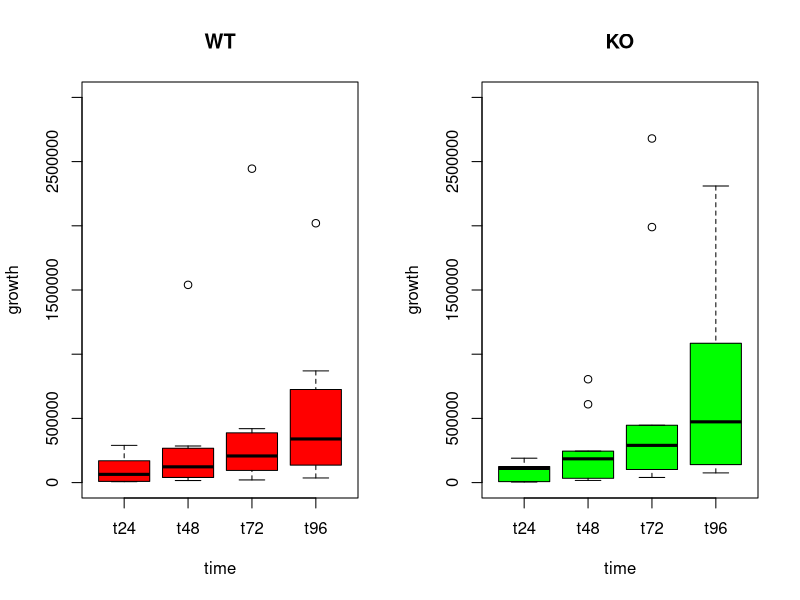
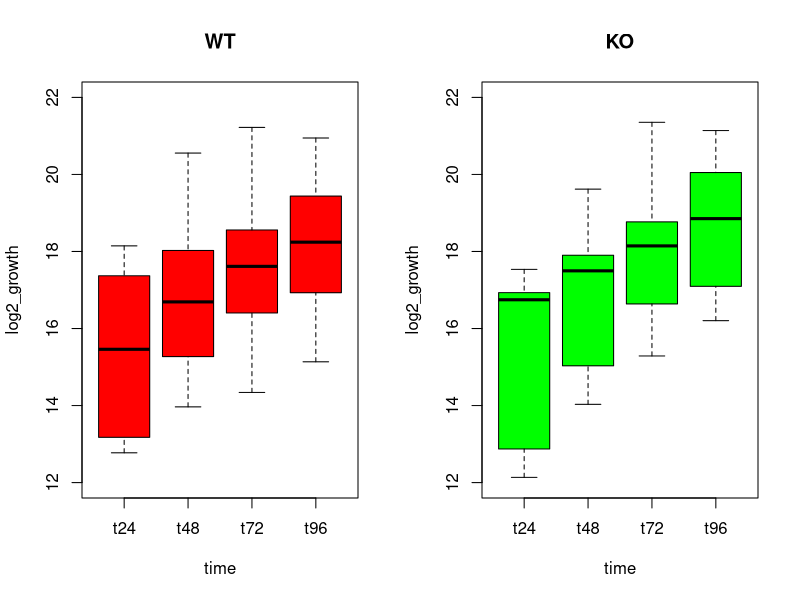
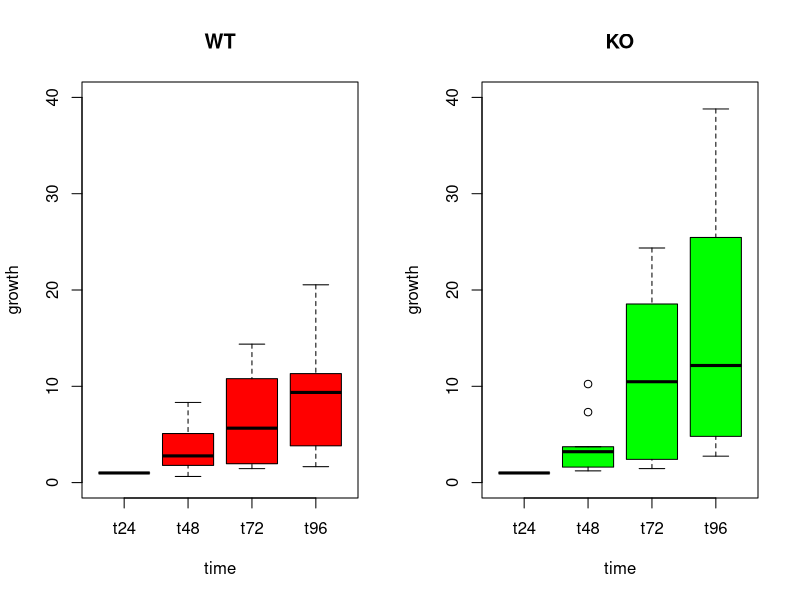

The R source for these figures, in order:
##' # Análisis de la Varianza de Friedman con R 
##' [Francisco García García](http://bioinfo.cipf.es/ "webpage of department") _(2014-12-12)_  
##'
##' 
##' 
##' ----------------------------------------------------------------------------

##' ### 1. Objetivo del estudio  y diseño del experimento
##' ### 2. Organización de los datos en R
##' ### 3. Análisis exploratorio de los datos
##' ### 4. Detección de diferencias significativas: ANOVA de Friedman
##' ### 5. Bibliografía y enlaces de interés
##' ----------------------------------------------------------------------------

##'<br />
##'<br />
##'<br />
  

##' ## 1. Objetivo del estudio  y diseño del experimento
##' El **objetivo** del estudio es evaluar las diferencias del crecimiento celular entre dos grupos 
##' experimentales: Wild Type (WT) y un mutante (KO).
##' 
##' **Diseño del experimento**. Se realizaron un conjunto de experimentos con la misma estructura: 4 puntos de tiempo (24h, 48h, 72h y 96h) donde
##' se cuantificaron el número de células en cada uno de los dos grupos descritos (WT, KO)
##'<br />
##'<br />




##' ## 2. Organización de los datos en R
##'
##' El experimento NE77  se excluyó del estudio por presentar diferentes puntos de tiempos
##' 
##'  Leemos los datos:
setwd("/home/paco/Desktop/\ Dropbox/github/tutorR")
datos <- read.csv("ful.csv",sep = "\t", header = T)
##' Estructura de los datos: 
datos
##' Dimensión de la matriz de datos (número de filas x número de columnas):
dim(datos)
##'<br />
##'<br />


##' ## 3. Análisis exploratorio de los datos
##'
##' ### 3.1. Exploramos la muestra determinando algunos estadísticos descriptivos:
summary(datos)
##' ¿Hay mucha variabilidad entre los 16 experimentos? Sí. Lo comprobamos determianando las desviaciones típicas en cada punto de tiempo y
##' grupo experimental:
desviaciones_wt <- apply(datos[datos$group=="WT",c("t24", "t48", "t72", "t96")], 2, sd)
desviaciones_wt
desviaciones_ko <- apply(datos[datos$group=="KO",c("t24", "t48", "t72", "t96")], 2, sd)
desviaciones_ko
##' Los descriptivos apuntan a que los datos proporcionados en cada experimento tienen una escala muy distinta entre ellos. 
##' Estas diferencias se observan dentro de cada grupo experimental y entre ellos.
##' **Esto dificultará su comparación. De modo que habrá que normalizarlos o estandarizarlos para que puerdan ser comparados**.
##' 
##' ### 3.2. Representamos gráficamente los datos:
##' 
##' Previamente preparamos el input que precisa la función de representación del gráfico: 
library(reshape)
mdata <- melt(datos, id=c("experiment","group"))
colnames(mdata) <- c("experiment", "group", "time", "growth")
dim(mdata)
attach(mdata)
##' Vemos cómo hemos organizado los datos:
head(mdata)
##' El gráfico del crecimiento celular muestra patrones similares en ambos grupos, aunque las medianas (líneas gruesas dentro de cada caja)
##' son mayores en todos los tiempos:
par(mfrow = c(1, 2))
plot(growth ~ time, col = "red",
     varwidth = TRUE, subset = group == "WT", main = "WT", ylim =c(0,3000000))
plot(growth ~ time, col = "green",
     varwidth = TRUE, subset = group == "KO", main = "KO", ylim =c(0,3000000))
par(mfrow = c(1, 1))

##'DUDAS: Aparecen algunos valores anómalos y QUIZAS AQUI HABRIA QUE ELIMINARLOS. TAMBIEN VER CON DETALLE KO EN T96 

##'
##' ### 3.3. Transformación logarítmica de los datos.
##' Una transformación logarítmica, permite visualizar mejor los datos cuando existen grandes diferencias de escala. 
##' Tras la aplicación de log2 sobre los datos, los representamos y se sigue observando el mismo patrón en ambos grupos pero con un incremento
##' del crecimiento celular en KO:
##' 
mdata[, "log2_growth"]  <- log2(mdata$growth)
attach(mdata)
par(mfrow = c(1, 2))
plot(log2_growth ~ time, col = "red",
     varwidth = TRUE, subset = group == "WT", main = "WT", ylim =c(12,22))
plot(log2_growth ~ time, col = "green",
     varwidth = TRUE, subset = group == "KO", main = "KO", ylim =c(12,22))
par(mfrow = c(1, 1))
##' 
##' ### 3.4. Normalización o estandarización de los datos.  
##' Existen diferentes formas de normalizar los datos para que puedan ser comparados entre ellos. Una de ellas sería el cambio de escala 
##' en cada experimento, considerando como referencia el nivel de crecimiento en el tiempo 24 (referencia basal).
##'
##' A continuación dividimos todos los datos de cada experimento por el valor de crecimiento en el tiempo 24:
ndatos  <- datos[,c("t24", "t48", "t72", "t96")] /  datos[,"t24"] 
ndatos <- cbind(datos[,c("experiment", "group")],ndatos)
##' Estos son los datos normalizados considerando como referencia basal el tiempo 24 en cada experimento:
ndatos
##' Describimos los datos normalizados:
mdata <- melt(ndatos, id=c("experiment","group"))
colnames(mdata) <- c("experiment", "group", "time", "growth")
attach(mdata)
summary(mdata)
##' Representamos gráficamente los datos normalizados y las diferencias se aprecian con mayor claridad:
par(mfrow = c(1, 2))
plot(growth ~ time, col = "red",
     varwidth = TRUE, subset = group == "WT", main = "WT", ylim =c(0,40))
plot(growth ~ time, col = "green",
     varwidth = TRUE, subset = group == "KO", main = "KO", ylim =c(0,40))
par(mfrow = c(1, 1))





##'     
##'<br />
##'<br />


##' ## 4. Detección de diferencias significativas: ANOVA de Friedman
##'
##' La muestra presenta diferencias entre WT y KO a lo largo del tiempo. ¿Son diferencias estadísticamente significativas?. Aplicaremos
##' el test de ANOVA de Friedman. Es una prueba no paramétrica que permite abordar este tipo de estudios cuando no podemos garantizar la 
##' normalidad de los datos en los distintos grupos evaluados:
##' 
##' 
##' DUDAS:
##' 1.  ¿pOR QUÉ NO UTILIZO LA MEDIANA EN LUGAR DE LA MEDIA?  (results are the same)
##' 2. I think is better to eliminate outliers before normalization, after normalization the problem doesn't improve
##' 3. Calculate a plot where we have two differnt pattern of growths but showing medians and its confidence interval
resp <- aggregate(mdata$growth,
                  by = list(g = group,
                            t = time),
                  FUN = mean)

resp <- aggregate(mdata$growth,
                  by = list(g = group,
                            t = time),
                  FUN = median)
resp$x[is.na(resp$x)] <- mean(c(1.218182,1.382353,1.608696,1.960000,3.210526,3.318182,3.722222))
#I have to solve how to exclude NA: na.rm=TRUE MAYBe in BY
resp
friedman.test(x ~ g | t, data = resp) 

##'  - Los resultados del test estadístico muestran un p-valor 0.08326. **Si consideramos un nivel de significación alfa de 0.1, 
##' sí podríamos indicar que las diferencias detectadas a nivel muestral son estadísticamente significativas**. 
##'  - Si somos más estrictos, utilizando un nivel de significación alfa de 0.05, entonces no detectaríamos diferencias significativas aunque estamos muy próximos
##' a este nivel de significación. 
##' 
##'<br />
##'<br />
##'<br />
##'
##' ## 5. Bibliografía y enlaces de interés:
##' - [Quick-R] (http://www.statmethods.net/)   Web con recursos para trabajar con R.
##'

##' - [r-tutor] (http://www.r-tutor.com/)  An R Introduction to Statistics.
##'


##' ----------------------------------------------------------------------------
